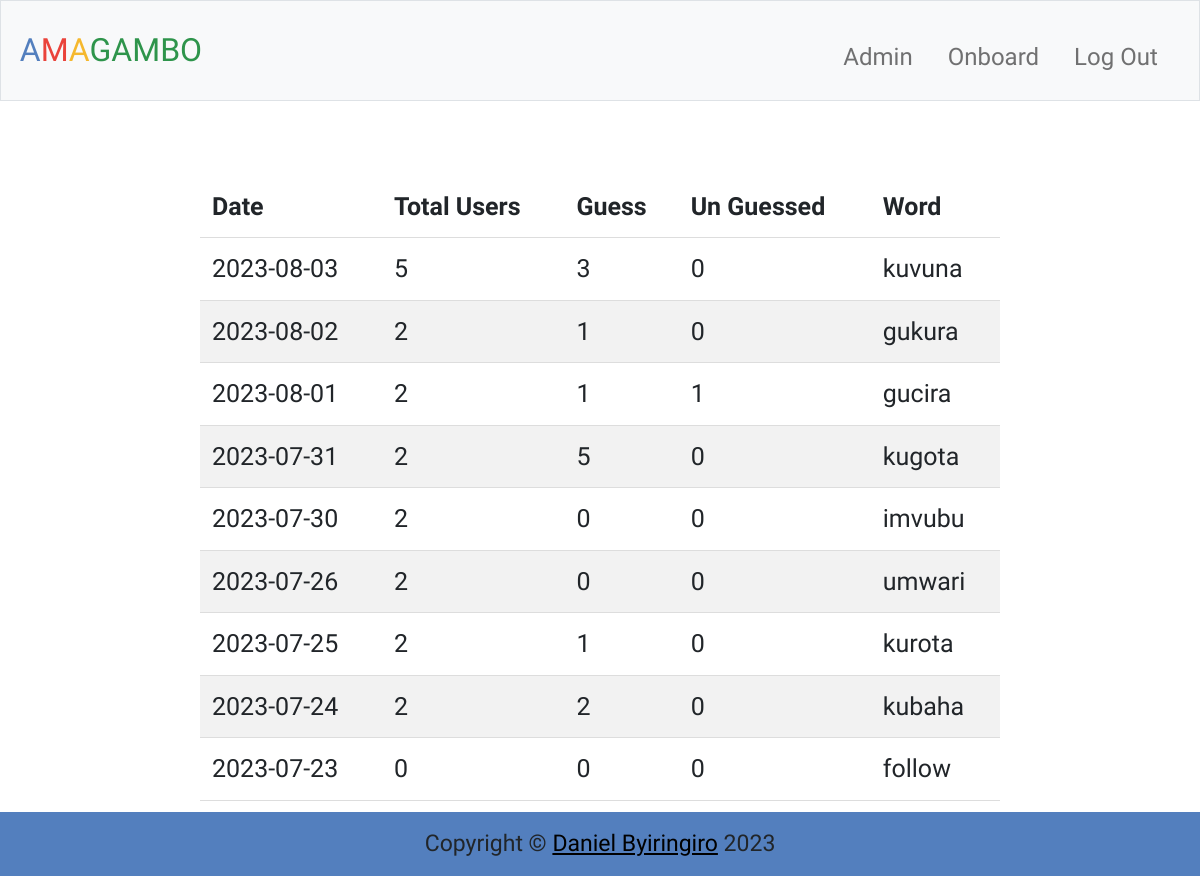
The page /admin (signed in) on the database its author committed.
### tables this page shows
CREATE TABLE wordforday (
    word TEXT PRIMARY KEY NOT NULL,
    bankid INTEGER NOT NULL, date timestamp default current_timestamp,
    FOREIGN KEY (bankid) REFERENCES wordbank(id)
);

### app.py (the view)
@app.route("/admin")
@login_required
@admin_required
def admin():
    details = admin_details()
    return render_template("admin.html", details = details)

### app.py (called while the page is built)
@app.after_request
def after_request(response):
    response.headers["Cache-Control"] = "no-cache, no-store, must-revalidate"
    response.headers["Expires"] = 0
    response.headers["Pragma"] = "no-cache"
    return response

### helper.py (called while the page is built)
def login_required(f):
    @wraps(f)
    def decorated_function(*args, **kwargs):
        if session.get("user_id") is None:
            return redirect("/login")
        return f(*args, **kwargs)
    return decorated_function

def admin_required(f):
    @wraps(f)
    def decorated_function(*args, **kwargs):
        if session.get("admin")  == False:
            return redirect("/")
        return f(*args, **kwargs)
    return decorated_function

def admin_details():
    dates = available_dates()
    details = []
    for date in dates:
        total_users = db.execute("select count(*) as num from user where created_at <= ?", date)[0]['num']
        unguessed = db.execute("select count(*) as num from play where isPlay = 'False' and date = ?", date)[0]['num']
        guessed = db.execute("select count(*) as num from play where isPlay = 'True' and date = ?", date)[0]['num']
        word = db.execute("select word from wordforday where date = ?", date)[0]['word']
        day_detail = {'date': date, 'total_users': total_users, 'guessed': guessed if not None else 0, 'unguessed': unguessed if not None else 0, 'word':word}
        details.append(day_detail)
    rev_details = []
    for i in reversed(details):
        rev_details.append(i)
    return rev_details

def day():
    today = datetime.today()
    date = today.strftime("%Y-%m-%d")
    return date

def available_dates():
    today = day()
    rows = db.execute("select date from wordforday where date != ? ", today)
    dates = [row["date"] for row in rows]
    return dates

### templates/admin.html (shortened to what this page needs)
{% extends "reglog.html" %}
{% block main %}
    <table>
        <thead>
            <th>Date</th>
            <th>Total Users</th>
            <th>Guess</th>
            <th>Un Guessed</th>
            <th>Word</th>
        </thead>
        <tbody>
            {% for record in details %}
                <tr>
                    <td>{{record['date']}}</td>
                    <td>{{record['total_users']}}</td>
                    <td>{{record['guessed']}}</td>
                    <td>{{record['unguessed']}}</td>
                    <td>{{record['word']}}</td>
                </tr>
            {% endfor %}
        </tbody>
    </table>
{% endblock %}

### templates/reglog.html (shortened to what this page needs)
{% extends "layout.html" %}
{% block boot %}
    <link href="https://cdn.jsdelivr.net/npm/bootstrap@5.1.3/dist/css/bootstrap.min.css" rel="stylesheet">
{% endblock %}
{% block body %}
    <main class="container-fluid py-5 text-center">
        {% block main %}
        {% endblock %}
    </main>
    <footer>
        Copyright &#169; <a href="https://danielbyiringiro.github.io/danielbyiringiro.com/" target="_blank">Daniel Byiringiro</a> 2023
    </footer>
{% endblock %}

### templates/layout.html (shortened to what this page needs)
<!DOCTYPE html>
<html lang="en">
    <head>
        {% block boot %}{% endblock %}
        <link href="/static/styles.css" rel="stylesheet">
    </head>
    <body>
        <nav class="bg-light border navbar navbar-expand-md navbar-light">
            <div class="container-fluid">
                <a class="navbar-brand" href="/"><span class="blue">A</span><span class="red">M</span><span class="yellow">A</span><span class="green">GAMBO</span></a>
                <div class="collapse navbar-collapse" id="navbar">
                    {% if session["admin"] %}
                        <ul class="navbar-nav ms-auto mt-2">
                            <li class="nav-item"><a class="nav-link" href="/admin" style="margin-right: 10px; font-size: x-large;">Admin</a></li>
                            <li class="nav-item"><a class="nav-link" href="/onboard" style="margin-right: 10px; font-size: x-large;">Onboard</a></li>
                            <li class="nav-item"><a class="nav-link" href="/logout" style="margin-right: 10px; font-size: x-large;">Log Out</a></li>
                        </ul>
                    {% elif session["user_id"]%}
                        <ul class="navbar-nav ms-auto mt-2">
                            <li class="nav-item"><a class="nav-link" href="/onboard" style="margin-right: 10px; font-size: x-large;">Onboard</a></li>
                            <li class="nav-item"><a class="nav-link" href="/logout" style="margin-right: 10px; font-size: x-large;">Log Out</a></li>
                        </ul>
                    {% else %}
                        <ul class="navbar-nav ms-auto mt-2">
                            <li class="nav-item"><a class="nav-link" href="/register">Register</a></li>
                            <li class="nav-item"><a class="nav-link" href="/login">Log In</a></li>
                        </ul>
                    {% endif %}
                </div>
            </div>
        </nav>
        {% block body %}{% endblock %}
    </body>
</html>

### static/styles.css (style rules this page uses)
html, body { height: 100%; margin: 0; padding: 0; font-family: 'Rancho',serif; font-size: 25px; }
nav .navbar-brand { font-size: xx-large; }
nav .navbar-brand .blue { color: #537fbe; }
nav .navbar-brand .red { color: #ea433b; }
nav .navbar-brand .yellow { color: #f5b82e; }
nav .navbar-brand .green { color: #2e944b; }
footer { text-align: center; background-color: #537fbe; padding: 15px; font-size: 23px; position: fixed; bottom: 0; width: 100%; }
footer a { color: initial; }
.green { color: #528d4e; }
.yellow { color: #b49f39; }
.red { color: #ea433b; }

### templates/admin.html (style rules this page uses)
table { border-collapse: collapse; width: 800px; margin-left: auto; margin-right: auto; }
th, td { padding: 12px; text-align: left; border-bottom: 1px solid #ddd; gap: 20px; }
tr:nth-child(even) { background-color: #f2f2f2; }
tr:last-child th { margin: 0; }

### rows shown on the page
wordforday: date "2023-08-03", word "kuvuna"
wordforday: date "2023-08-02", word "gukura"
wordforday: date "2023-08-01", word "gucira"
wordforday: date "2023-07-31", word "kugota"
wordforday: date "2023-07-30", word "imvubu"
wordforday: date "2023-07-26", word "umwari"
wordforday: date "2023-07-25", word "kurota"
wordforday: date "2023-07-24", word "kubaha"
wordforday: date "2023-07-23", word "follow"

### other values the page prints
{{ record['total_users'] }} "5" "2" "2" "2" "2" "2" "2" "2" "0"
{{ record['guessed'] }} "3" "1" "1" "5" "0" "0" "1" "2" "0"
{{ record['unguessed'] }} "0" "0" "1" "0" "0" "0" "0" "0" "0"
